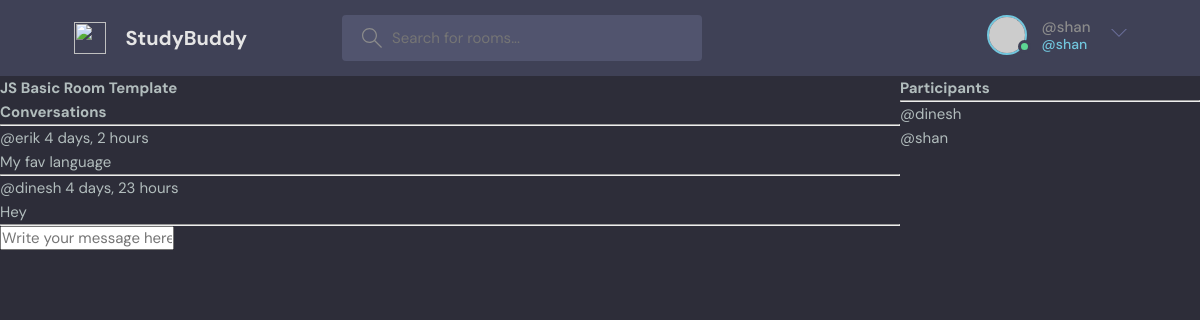
The app's page /room/18/ (signed in) with its own data.
### base/models.py (models this page shows, shortened)
class Room(models.Model):
    host = models.ForeignKey(User, on_delete=models.SET_NULL, null=True)
    topic = models.ForeignKey(Topic, on_delete=models.SET_NULL, null=True)
    name = models.CharField(max_length=200)
    description = models.TextField(null=True, blank=True)
    participants = models.ManyToManyField(User, related_name='participants', blank=True)
    updated = models.DateTimeField(auto_now=True)
    created = models.DateTimeField(auto_now_add=True)
    class Meta:
        ordering = ['-updated','-created']

class Message(models.Model):
    user = models.ForeignKey(User, on_delete=models.CASCADE)
    room = models.ForeignKey(Room, on_delete=models.CASCADE)
    body = models.TextField()
    updated = models.DateTimeField(auto_now=True)
    created = models.DateTimeField(auto_now_add=True)
    class Meta:
        ordering = ['-updated','-created']

### base/views.py (the view, shortened to what this page needs)
# urls.py: path('room/<str:pk>/', views.room, name="room"),
def room(request, pk):
    room = Room.objects.get(id=pk)
    room_messages = room.message_set.all().order_by('-created')
    participants = room.participants.all()
    context = {'room': room, 'room_messages': room_messages, 'participants':participants}
    return render(request, 'base/room.html', context)

### base/templates/base/room.html (shortened to what this page needs)
{% extends 'main.html' %}
    {% block content %}
<div class="room-container">
    <div>
        <h1>{{room.name}} Room Template </h1>
        <div class="comment-wrapper">
            <h3> Conversations </h3>
            <hr>
            {% for message in room_messages %}
            <div>
                <small>@{{message.user}}  {{message.created|timesince}} </small>
                <p>{{message.body}} </p>
                <hr>
            </div>
            {% endfor %}
        </div>
            {% if request.user.is_authenticated %}
            <div class="comment-form">
                <form method="POST" action="">
                    <input type="text" name="body" placeholder="Write your message here..." />
            </div>
            {% endif %}
    </div>
            <div>
                    <h3> Participants </h3>
                    <hr>
                    {% for user in participants %}
                    <div>
                        <p> @{{user.username}} </p>
                    </div>
                    {% endfor %}
            </div>
</div>
{% endblock content %}

### templates/navbar.html (shortened to what this page needs)
<header class="header header--loggedIn">
    <div class="container">
      <a href="{% url 'home' %}" class="header__logo">
        <img src="assets/logo.svg" />
        <h1>StudyBuddy</h1>
      </a>
      <form class="header__search" method="GET" action="{% url 'home' %}">
        <label>
          <input name="q" placeholder="Search for rooms..." />
        </label>
      </form>
      <nav class="header__menu">
        {% if request.user.is_authenticated %}
        <div class="header__user">
          <a href="profile.html">
            <div class="avatar avatar--medium active">
              <img src="https://randomuser.me/api/portraits/men/37.jpg" />
            </div>
            <p> @{{request.user.username}} <span>@{{request.user.username}}</span></p>
          </a>
          <button class="dropdown-button">
            <svg version="1.1" xmlns="http://www.w3.org/2000/svg" width="32" height="32" viewBox="0 0 32 32">
              <title>chevron-down</title>
              <path d="M16 21l-13-13h-3l16 16 16-16h-3l-13 13z"></path>
            </svg>
          </button>
        </div>
        {% else %}
        <a href="{% url 'login' %}">
          <img src="./assets/avatar.svg" />
          <p>Login</p>
        </a>
            {% endif %}
      </nav>
    </div>
</header>

### static/styles/style.css (style rules this page uses)
:root { --color-main: #71c6dd; --color-main-light: #e1f6fb; --color-dark: #3f4156; --color-dark-medium: #51546e; --color-dark-light: #696d97; --color-light: #e5e5e5; --color-gray: #8b8b8b; --color-light-gray: #b2bdbd; --color-bg: #2d2d39; --color-success: #5dd693; --color-error: #fc4b0b; }
* { font-family: "DM Sans", -apple-system, BlinkMacSystemFont, "Segoe UI", Roboto, Oxygen, Ubuntu, Cantarell, "Open Sans", "Helvetica Neue", sans-serif; margin: 0; padding: 0; box-sizing: border-box; text-rendering: optimizeLegibility; font-size: inherit; }
html { font-size: 56.25%; }
@media only screen and (min-width: 1200px) { html { font-size: 62.5%; } }
body { line-height: 1.6; font-weight: 400; font-size: 1.5rem; color: var(--color-light-gray); background-color: var(--color-bg); min-height: 100vh; }
img { width: 100%; }
a { display: inline-block; color: var(--color-main); text-decoration: none; }
.container { max-width: 120rem; width: 90%; margin: auto; }
.avatar { position: relative; display: inline-block; border-radius: 50%; border: 2px solid var(--color-main); }
.avatar img { display: block; border-radius: 50%; object-fit: cover; object-position: center; }
.avatar::after { content: ""; display: block; position: absolute; background-color: var(--color-gray); z-index: 111; border-radius: 50%; border: 0.3rem solid var(--color-dark); }
.avatar.active::after { background-color: var(--color-success); }
.avatar.avatar--medium img { width: 3.6rem; height: 3.6rem; border-radius: 50%; }
.avatar.avatar--medium:after { width: 0.7rem; height: 0.7rem; bottom: 0px; right: -6px; }
.header { padding: 1.5rem; background-color: var(--color-dark); }
.header > .container { display: flex; gap: 9.5rem; }
.header__logo, .header__user { display: flex; gap: 2rem; align-items: center; }
.header__logo > img { height: 3.2rem; width: 3.2rem; }
.header__logo > h1 { font-weight: 700; font-size: 2rem; color: var(--color-light); }
.header__search > label { background-color: var(--color-dark-medium); padding: 1.3rem 1rem; display: flex; align-items: center; gap: 1rem; border-radius: 4px; }
.header__search svg { fill: var(--color-gray); width: 2rem; height: 2rem; margin-left: 1rem; }
.header__search input { width: 30rem; background: transparent; border: none; outline: none; color: var(--color-light); }
.header__menu { margin-left: auto; position: relative; }
.header__menu a { display: flex; gap: 1.5rem; align-items: center; font-weight: 500; text-decoration: none; color: var(--color-gray); }
.header__menu img { height: 3.6rem; }
.header__menu p { line-height: 1.2; }
.header__menu span { color: var(--color-main); font-weight: 500; font-size: 1.4rem; display: block; }
.header__menu svg { width: 1.6rem; height: 1.6rem; fill: var(--color-dark-light); }
.dropdown-button { background: transparent; border: 0; outline: 0; cursor: pointer; }

### base/templates/base/room.html (style rules this page uses)
.room-container { display: grid; grid-template-columns: 3fr 1fr; }

### records on screen
Room: name "JS Basic"
Message: user "erik", created "4 days, 2 hours", body "My fav language"
Message: user "dinesh", created "4 days, 23 hours", body "Hey"

### other values on screen
{{ request.user.username }} "shan"
{{ user.username }} "dinesh"
{{ user.username }} "shan"
